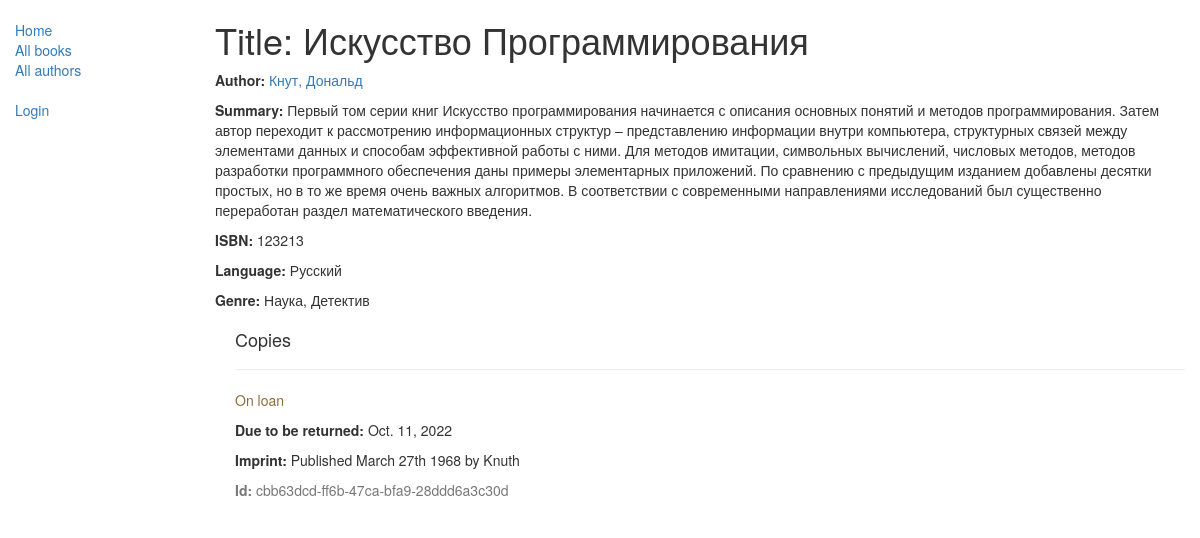
The page /catalog/book/1 on the database as committed earlier.
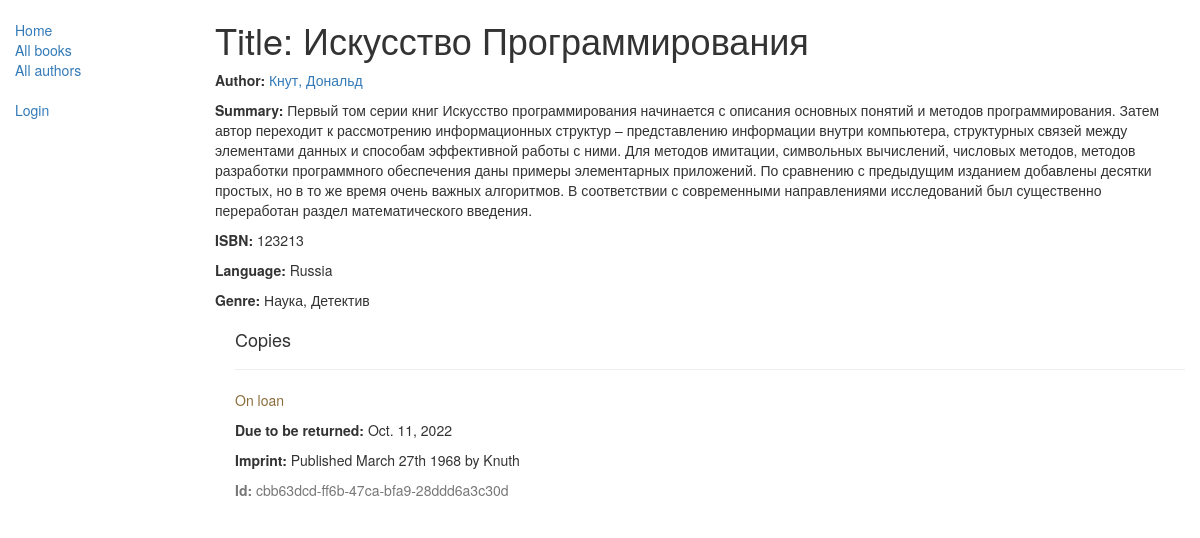
The same page on the database as committed later.
### catalog/models.py (models this page shows, shortened)
class Book(models.Model):
    title = models.CharField(max_length=200)
    author = models.ForeignKey('Author', on_delete=models.SET_NULL, null=True)
    summary = models.TextField(max_length=1000, help_text="Enter a brief description of the book")
    isbn = models.CharField('ISBN', max_length=13,
                            unique=True,
                            help_text='13 Character <a href="https://www.isbn-international.org/content/what-isbn'
                                      '">ISBN number</a>')
    genre = models.ManyToManyField(Genre, help_text="Select a genre for this book")
    language = models.ForeignKey('Language', on_delete=models.SET_NULL, null=True)
    class Meta:
        ordering = ['title', 'author']
    def display_genre(self):
        """
        Creates a string for the Genre. This is required to display genre in Admin.
        """
        return ', '.join([genre.name for genre in self.genre.all()[:3]])
    display_genre.short_description = 'Genre'

class Language(models.Model):
    name = models.CharField(max_length=200,
                            help_text="Enter the book's natural language (e.g. English, French, Japanese etc.)")
    def __str__(self):
        return self.name

class Author(models.Model):
    first_name = models.CharField(max_length=100)
    last_name = models.CharField(max_length=100)
    date_of_birth = models.DateField(null=True, blank=True)
    date_of_death = models.DateField('died', null=True, blank=True)
    class Meta:
        ordering = ['last_name', 'first_name']
    def __str__(self):
        return '%s, %s' % (self.last_name, self.first_name)

### catalog/views.py (the view)
# urls.py: path('book/<int:pk>', views.BookDetailView.as_view(), name='book-detail'),
class BookDetailView(generic.DetailView):
    model = Book

### catalog/models.py (called while the page is built)
    def __str__(self):
        return self.name

### catalog/templates/catalog/book_detail.html
{% extends "base_generic.html" %}
{% block content %}
  <h1>Title: {{ book.title }}</h1>
  <p><strong>Author:</strong> <a href="">{{ book.author }}</a></p>
  <p><strong>Summary:</strong> {{ book.summary }}</p>
  <p><strong>ISBN:</strong> {{ book.isbn }}</p>
  <p><strong>Language:</strong> {{ book.language }}</p>
  <p><strong>Genre:</strong> {% for genre in book.genre.all %} {{ genre }}{% if not forloop.last %}, {% endif %}{% endfor %}</p>
  <div style="margin-left:20px;margin-top:20px">
    <h4>Copies</h4>
    {% for copy in book.bookinstance_set.all %}
    <hr>
    <p class="{% if copy.status == 'a' %}text-success{% elif copy.status == 'd' %}text-danger{% else %}text-warning{% endif %}">{{ copy.get_status_display }}</p>
    {% if copy.status != 'a' %}<p><strong>Due to be returned:</strong> {{copy.due_back}}</p>{% endif %}
    <p><strong>Imprint:</strong> {{copy.imprint}}</p>
    <p class="text-muted"><strong>Id:</strong> {{copy.id}}</p>
    {% endfor %}
  </div>
{% endblock %}

Rows that differ between the two databases and show on the page:
changed through a linked row, Book "Искусство Программирования": language "Русский" → "Russia"
